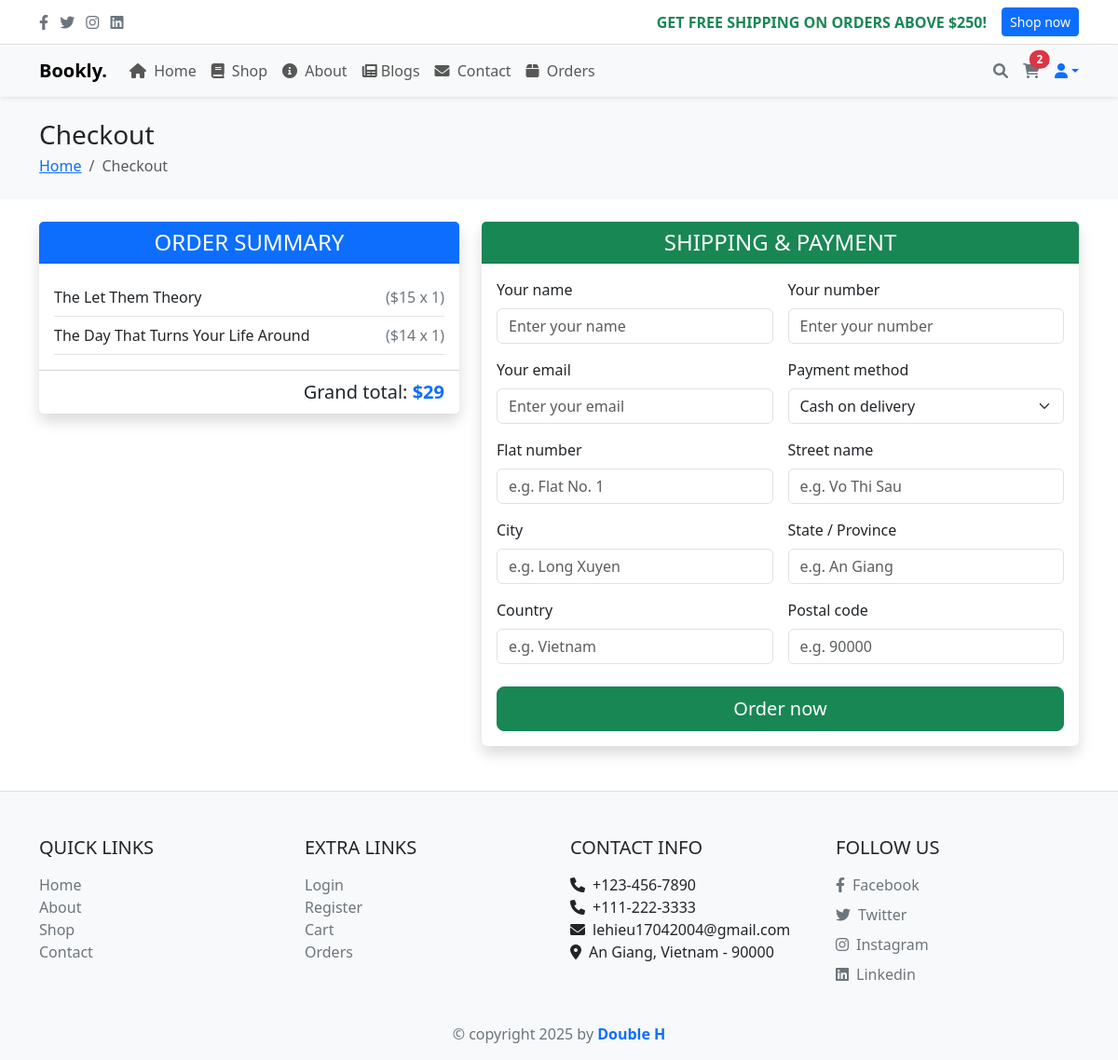
Before: /checkout.php (signed in) with the older database file.
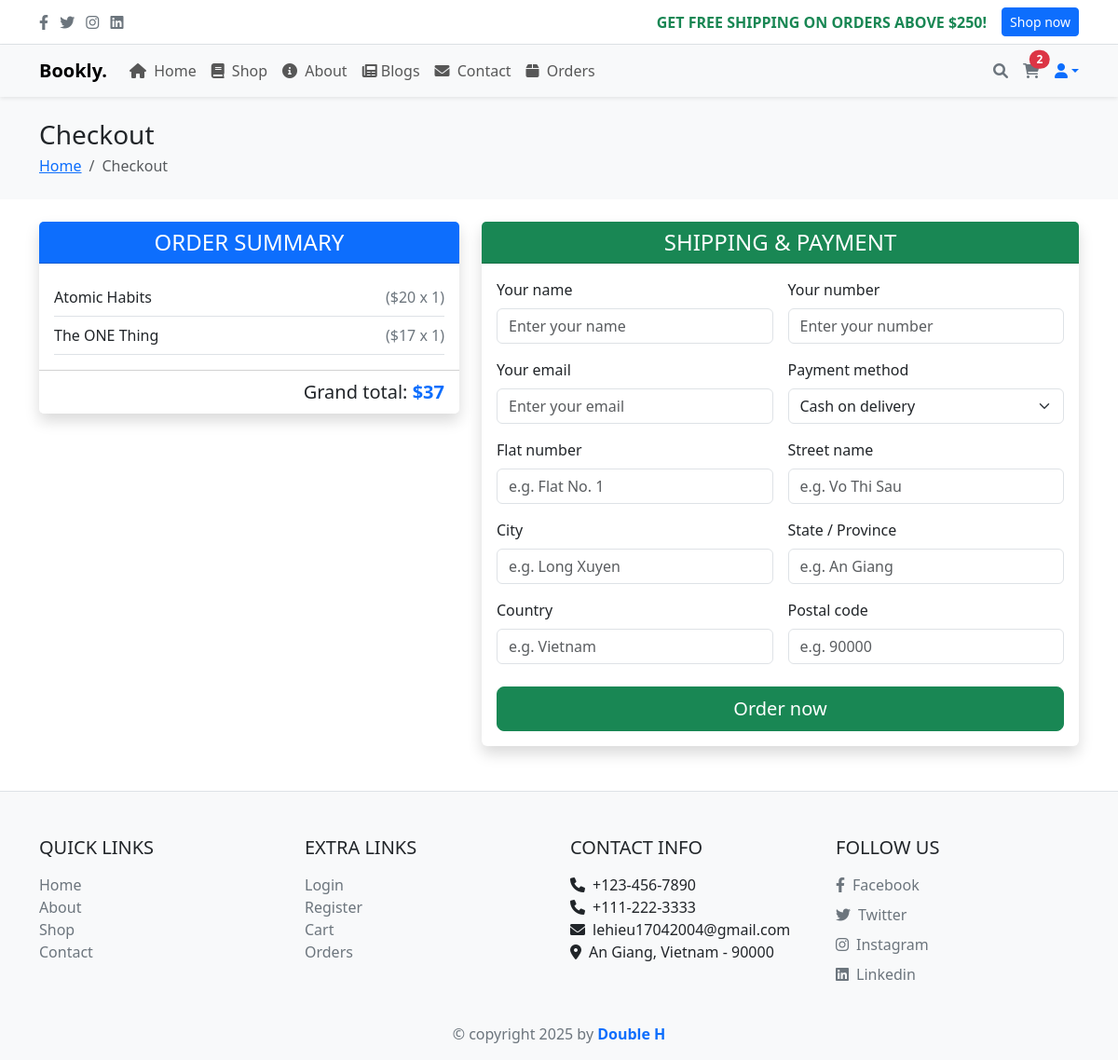
After: the same page with the newer database file.
### tables this page shows
CREATE TABLE `cart` (
  `id` int NOT NULL,
  `user_id` int NOT NULL,
  `name` varchar(100) NOT NULL,
  `price` int NOT NULL,
  `quantity` int NOT NULL,
  `image` varchar(100) NOT NULL
);

### checkout.php (the view, shortened to what the changed rows need)
<?php
include 'config.php';
$user_id = $_SESSION['user_id'];
$buy_now_product = null;
?>
<!DOCTYPE html>
<html lang="en">
<head>
   <link href="https://cdn.jsdelivr.net/npm/bootstrap@5.3.3/dist/css/bootstrap.min.css" rel="stylesheet">
   <link rel="stylesheet" href="https://cdnjs.cloudflare.com/ajax/libs/font-awesome/6.0.0/css/all.min.css">
</head>
<body>
   <section class="container mb-5">
      <div class="row g-4 justify-content-center">
         <div class="col-lg-5">
            <div class="card shadow border-0">
               <div class="card-body">
                  <?php
                  $grand_total = 0;
                  if ($buy_now_product) {
                     $total_price = $buy_now_product['price'] * $buy_now_product['quantity'];
                     $grand_total += $total_price;
                  ?>
                     <div class="d-flex justify-content-between border-bottom py-2">
                        <span><?php echo htmlspecialchars($buy_now_product['name']); ?></span>
                        <span class="text-secondary">(<?php echo '$' . $buy_now_product['price'] . ' x ' . $buy_now_product['quantity']; ?>)</span>
                     </div>
                     <?php
                  } else {
                     $select_cart = mysqli_query($conn, "SELECT * FROM `cart` WHERE user_id = '$user_id'") or die('query failed');
                     if (mysqli_num_rows($select_cart) > 0) {
                        while ($fetch_cart = mysqli_fetch_assoc($select_cart)) {
                           $total_price = ($fetch_cart['price'] * $fetch_cart['quantity']);
                           $grand_total += $total_price;
                     ?>
                           <div class="d-flex justify-content-between border-bottom py-2">
                              <span><?php echo $fetch_cart['name']; ?></span>
                              <span class="text-secondary">(<?php echo '$' . $fetch_cart['price'] . ' x ' . $fetch_cart['quantity']; ?>)</span>
                           </div>
                  <?php
                        }
                     } else {
                        echo '<div class="alert alert-info text-center my-3">Your cart is empty</div>';
                     }
                  }
                  ?>
               </div>
               <div class="card-footer bg-white text-end fs-5">
                  Grand total: <span class="fw-bold text-primary">$<?php echo number_format($grand_total, 0, ',', '.'); ?></span>
               </div>
            </div>
         </div>
      </div>
   </section>
</body>
</html>

Changed rows visible on the page:
removed cart: name "The Let Them Theory", price "15", quantity "1"
removed cart: name "The Day That Turns Your Life Around", price "14", quantity "1"
added cart: name "Atomic Habits", price "20", quantity "1"
added cart: name "The ONE Thing", price "17", quantity "1"
Other visible differences:
$grand_total: "29" → "37"
